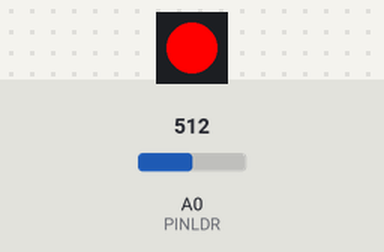
Bench run of a sketch on a simulated Arduino Uno, built with avr-gcc and run on an emulated ATmega328P. Parts: 1 RGB LEDs in strip order, left to right. The test bench sets the inputs (shaded band); at power-on: A0 (PINLDR) = 512. The strip is taken to match the declared colour order; what the sketch prints to the serial monitor is not drawn.

Above: at 0.1 s.
At 13.1 s:
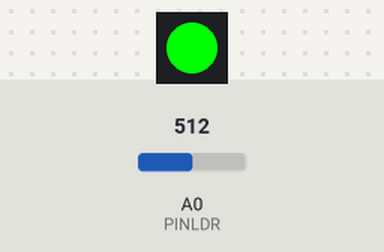
At 26.1 s:
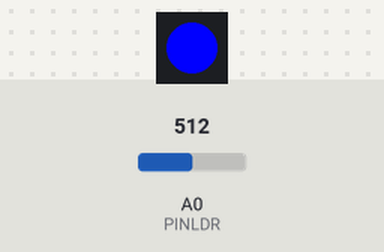
At 27.6 s:
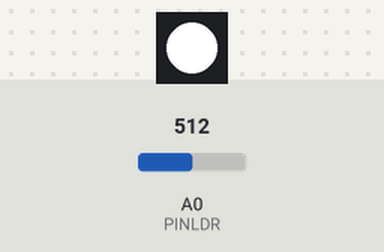
Timing chart, 0 to 29.1 s (numbered marks = the images above):
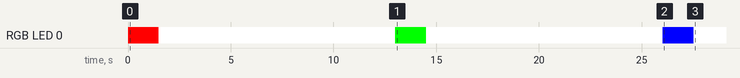

The sketch:

color_detector.ino
```cpp
// (licence header left out)
#include <Adafruit_NeoPixel.h>  //Bibilioteca para usar o neopixel

//Declarando pinos
#define PINNP 3
#define PINLDR A0

//Iniciando neopixel
Adafruit_NeoPixel led = Adafruit_NeoPixel(1, PINNP, NEO_RGB + NEO_KHZ800);

//Declarando variáveis
int leitura = 0;
int maxR = 0, minR = 2000;
int maxG = 0, minG = 2000;
int maxB = 0, minB = 2000;

void setup() {
  //Preparando sensores
  led.begin();
  led.show();
  Serial.begin(9600);

  //Calibrando Verde
  led.setPixelColor(0, 255, 0, 0); //Indicando que a cor Verde será calibrada
  led.show();
  delay(1500);
  led.setPixelColor(0, 255, 255, 255);
  led.show();
  calibraLDR(minG, maxG);
  delay(1500);
  //Calibrando Vermelho
  led.setPixelColor(0, 0, 255, 0); //Indicando que a cor Vermelho será calibrada
  led.show();
  delay(1500);
  led.setPixelColor(0, 255, 255, 255);
  led.show();
  calibraLDR(minR, maxR);
  delay(1500);
  //Calibrando azul
  led.setPixelColor(0, 0, 0, 255); //Indicando que a cor azul será calibrada
  led.show();
  delay(1500);
  led.setPixelColor(0, 255, 255, 255);
  led.show();
  calibraLDR(minB, maxB);
  delay(1500);
}

void loop() {
  //

  //inciando leitura
  leitura = analogRead(PINLDR);

  Serial.println(leitura);

  //Detectando cores
  if(leitura < maxR && leitura > minR){
  Serial.println("Vermelho");

  }else if(leitura < maxG && leitura > minR){
  Serial.println("Verde");

  }else if(leitura < maxB && leitura > minB){
  Serial.println("Azul");
  }

  delay(500);

}

void calibraLDR(int &minVal, int &maxVal){
  minVal = 2000;
  maxVal = 0;

  for (int i = 0; i < 100; i++) {

    leitura = analogRead(PINLDR);

    if (leitura < minVal) { //verificando se a leitua é menor que o valor atual
      minVal = leitura;
    }

    if (leitura > maxVal) { //Verificando se a leitura é maior que o valor atual
      maxVal = leitura;
    }

    delay(100);
  }
}
```
